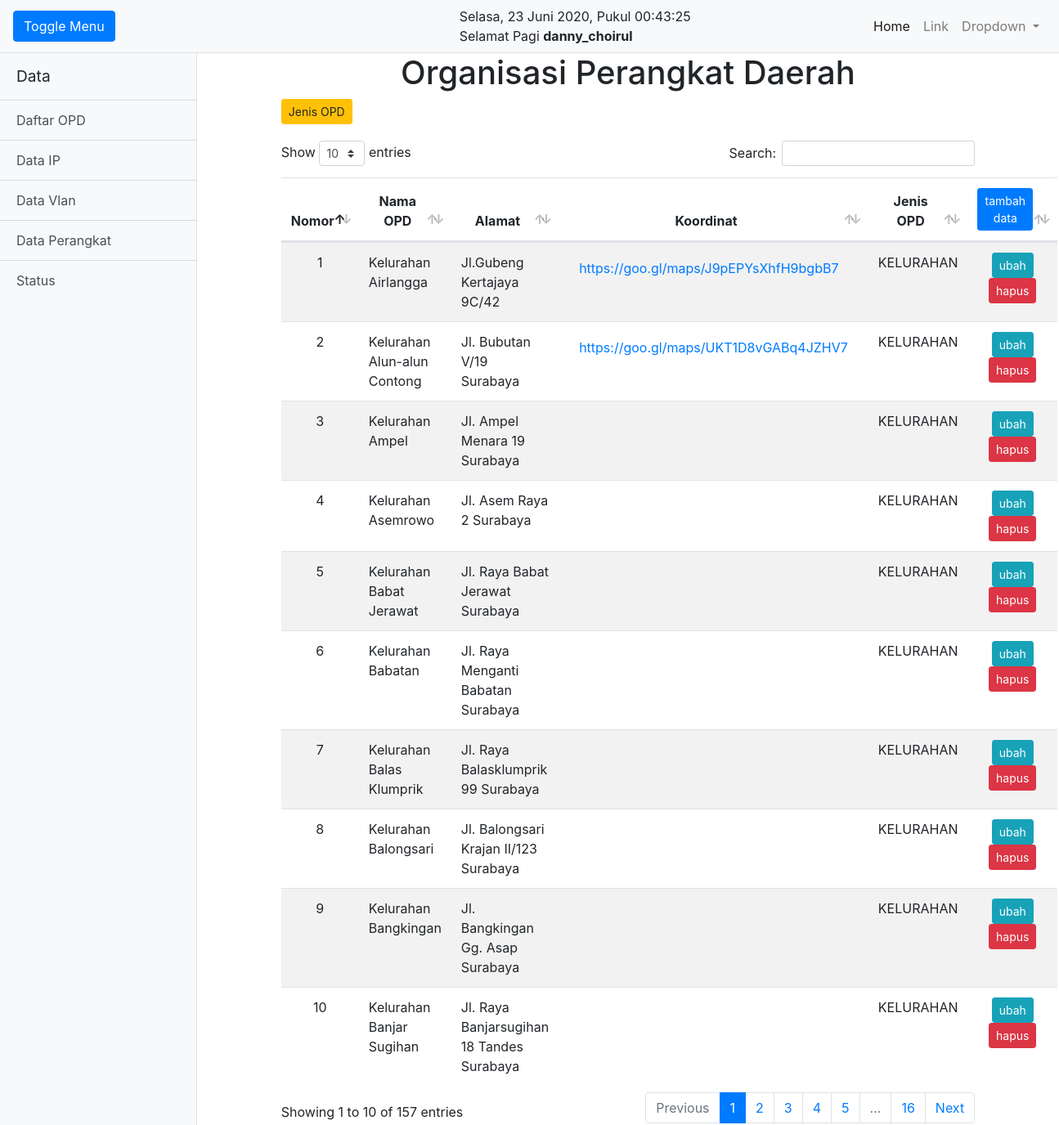
The page /opd/index.php (signed in) on the database its author committed.
### tables this page shows
CREATE TABLE `opd`  (
  `id_opd` int(10) NOT NULL AUTO_INCREMENT,
  `nama_opd` varchar(50) NULL DEFAULT NULL,
  `alamat_opd` varchar(50) NULL DEFAULT NULL,
  `koordinat_opd` varchar(50) NULL DEFAULT NULL,
  `jenis_opd_satu` int(10) NULL DEFAULT NULL,
  PRIMARY KEY (`id_opd`) USING BTREE
);

CREATE TABLE `jenis_opd`  (
  `id_jenis_opd` int(2) NOT NULL AUTO_INCREMENT,
  `nama_jenis_opd` varchar(30) NOT NULL,
  PRIMARY KEY (`id_jenis_opd`) USING BTREE
);

### koneksi.php (called while the page is built)
<?php
$conn = mysqli_connect("localhost", "root", "", "data");
function query($query)
{
    global $conn;
    $result = mysqli_query($conn, $query);
    $rows = [];
    while ($row = mysqli_fetch_assoc($result)) {
        $rows[] = $row;
    }
    return $rows;
}

### opd/index.php (the view, shortened to what this page needs)
<?php
include "../header.php";
$opd = query("SELECT * FROM opd JOIN jenis_opd ON jenis_opd_satu=id_jenis_opd");
?>
<div class="d-flex" id="wrapper">
    <?php
    include "../side.php";
    ?>
    <div id="page-content-wrapper">
        <center>
            <h1>Organisasi Perangkat Daerah</h1>
        </center>
        <div class="col-md-10 offset-1">
            <a style="margin-bottom:20px" class="btn btn-sm btn-warning" href="../jenis/index.php" role="button">Jenis OPD</a>
            <table class="table table-striped" id="table_id">
                <thead>
                    <tr style="text-align: center">
                        <th width="5%" style="text-align: center;" scope="col">Nomor</th>
                        <th scope="col">Nama OPD</th>
                        <th scope="col">Alamat</th>
                        <th scope="col">Koordinat</th>
                        <th scope="col">Jenis OPD</th>
                        <?php $level = $_SESSION["level"] == "nol" || $_SESSION["level"] == "satu";
                        if ($level) { ?>
                            <th scope="col" style="width: 15%">
                                <a class="btn btn-sm btn-primary" href="tambah.php" role="button">tambah data</a>
                            </th>
                        <?php    }
                        ?>
                    </tr>
                </thead>
                <tbody>
                    <?php $i = 1; ?>
                    <?php foreach ($opd as $row) : ?>
                        <tr>
                            <td width="5%" style="text-align: center;" scope="row"><?= $i; ?></td>
                            <td><?= $row["nama_opd"]; ?></td>
                            <td><?= $row["alamat_opd"]; ?></td>
                            <td>
                                <a href="<?= $row["koordinat_opd"]; ?>" class="btn btn-link"><?= $row["koordinat_opd"]; ?> </a>
                            </td>
                            <td><?= $row["nama_jenis_opd"]; ?></td>
                            <?php $level = $_SESSION["level"] == "nol"  || $_SESSION["level"] == "satu";
                            if ($level) { ?>
                                <td style="text-align: center">
                                    <a class="btn btn-sm btn-info" href="ubah.php?id_opd=<?= $row["id_opd"]; ?>" role="button">ubah</a>
                                    <a class="btn btn-sm btn-danger" href="hapus.php?id_opd=<?= $row["id_opd"]; ?>" onclick="return confirm('yakin?');" role="button">hapus</a>
                                </td>
                            <?php    }
                            ?>
                        </tr>
                        <?php $i++; ?>
                    <?php endforeach; ?>
                </tbody>
            </table>
        </div>
    </div>
</div>
<?php
include "../footer.php";
?>

### assets/css/simple-sidebar.css (style rules this page uses)
body { overflow-x: hidden; }
#page-content-wrapper { min-width: 100vw; }
@media (min-width: 768px) { #page-content-wrapper { min-width: 0; width: 100%; } }

### rows shown on the page
opd: nama_opd "Kelurahan Airlangga", alamat_opd "Jl.Gubeng Kertajaya 9C/42", koordinat_opd "https://goo.gl/maps/J9pEPYsXhfH9bgbB7", jenis_opd.nama_jenis_opd "KELURAHAN"
opd: nama_opd "Kelurahan Alun-alun Contong", alamat_opd "Jl. Bubutan V/19 Surabaya", koordinat_opd "https://goo.gl/maps/UKT1D8vGABq4JZHV7", jenis_opd.nama_jenis_opd "KELURAHAN"
opd: nama_opd "Kelurahan Ampel", alamat_opd "Jl. Ampel Menara 19 Surabaya", jenis_opd.nama_jenis_opd "KELURAHAN"
opd: nama_opd "Kelurahan Asemrowo", alamat_opd "Jl. Asem Raya 2 Surabaya", jenis_opd.nama_jenis_opd "KELURAHAN"
opd: nama_opd "Kelurahan Babat Jerawat", alamat_opd "Jl. Raya Babat Jerawat Surabaya", jenis_opd.nama_jenis_opd "KELURAHAN"
opd: nama_opd "Kelurahan Babatan", alamat_opd "Jl. Raya Menganti Babatan Surabaya", jenis_opd.nama_jenis_opd "KELURAHAN"
opd: nama_opd "Kelurahan Balas Klumprik", alamat_opd "Jl. Raya Balasklumprik 99 Surabaya", jenis_opd.nama_jenis_opd "KELURAHAN"
opd: nama_opd "Kelurahan Balongsari", alamat_opd "Jl. Balongsari Krajan II/123 Surabaya", jenis_opd.nama_jenis_opd "KELURAHAN"
opd: nama_opd "Kelurahan Bangkingan", alamat_opd "Jl. Bangkingan Gg. Asap Surabaya", jenis_opd.nama_jenis_opd "KELURAHAN"
opd: nama_opd "Kelurahan Banjar Sugihan", alamat_opd "Jl. Raya Banjarsugihan 18 Tandes Surabaya", jenis_opd.nama_jenis_opd "KELURAHAN"

### other values the page prints
$nama "danny_choirul"
